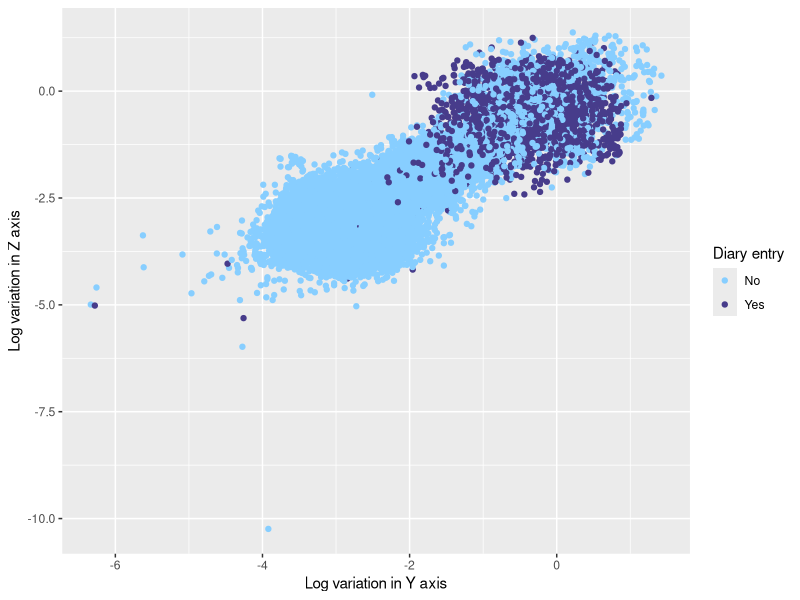
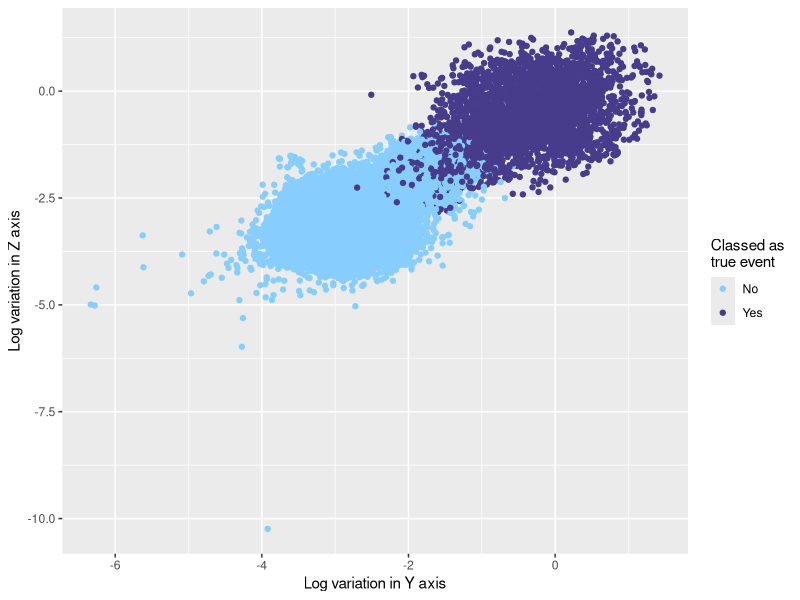
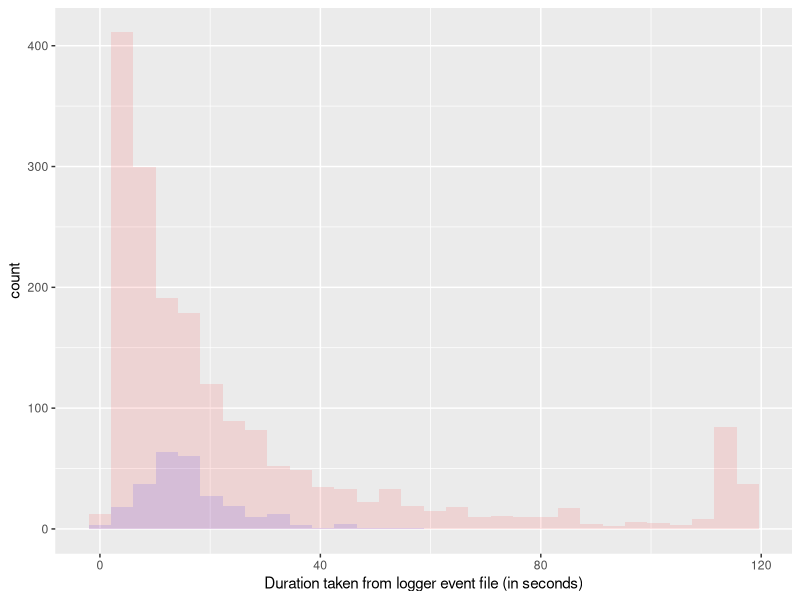
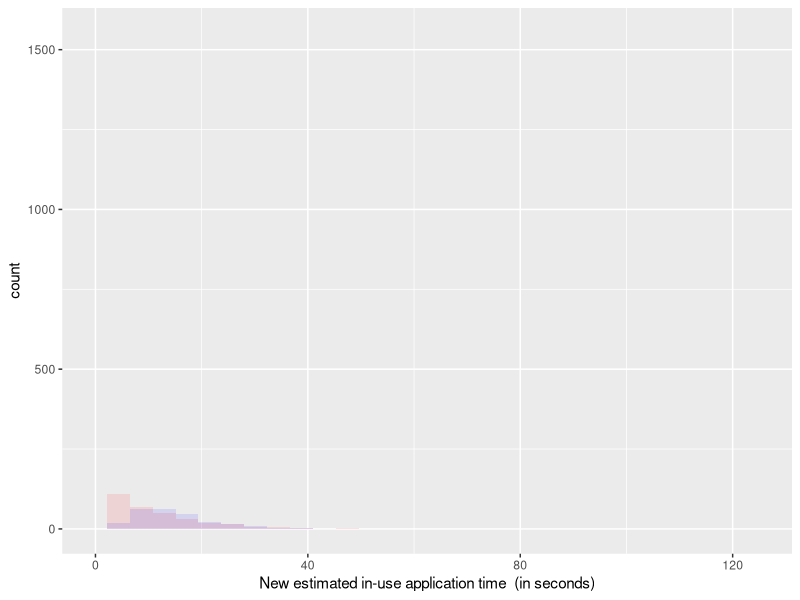
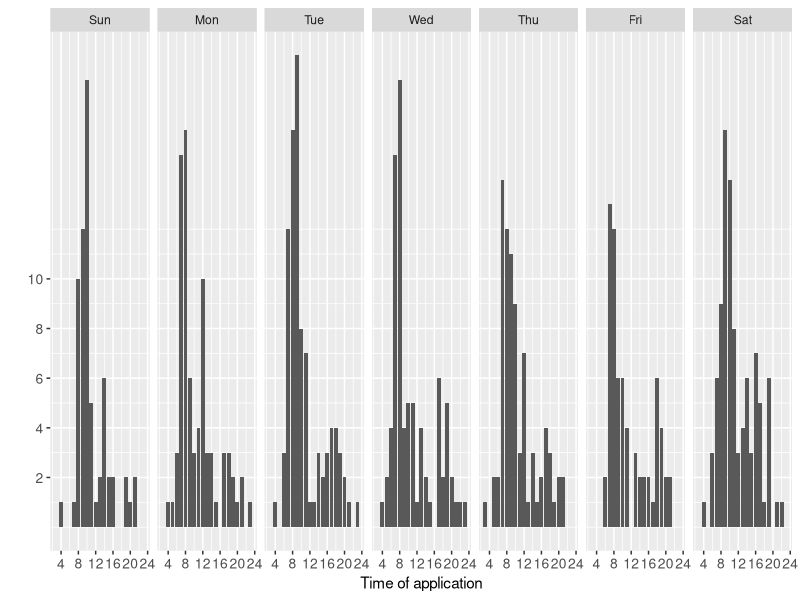

Reproduce these figures in R, in order.
## ---- chunk 1
library("ggplot2")
library("dplyr")
library("lubridate")
library("knitr")
data <- read.csv("derived_data/UK_Deo_Feats_Diary.csv")
## ---- chunk 2
data$Diary[data$Diary==2] <- 1
data$Diary <- factor(data$Diary)
levels(data$Diary) <- c("No", "Yes")

data  %>% 
    ggplot(aes(x = lvy, y = lvz, colour = factor(Diary))) +
    geom_point() +
    scale_colour_manual(values=c("skyblue1", "slateblue4"),
                        name = "Diary entry") +
    xlab("Log variation in Y axis") +
    ylab("Log variation in Z axis") 

## ---- chunk 3
k <- kmeans(data[,-6], 2)
if(sum(k$centers[1,]> k$centers[2,])<2)
  {k$cluster[k$cluster==1] <- "No"
   k$cluster[k$cluster==2] <- "Yes"
   }else{
   k$cluster[k$cluster==1] <-  "Yes"
   k$cluster[k$cluster==2] <-  "No"
   }

cbind(data, k$cluster)  %>% 
    ggplot(aes(x = lvy, y = lvz, colour = factor(k$cluster))) +
    geom_point() +
    scale_colour_manual(values=c("skyblue1", "slateblue4"), name = "Classed as\ntrue event") +
    xlab("Log variation in Y axis") +
    ylab("Log variation in Z axis") 

## ---- chunk 4
data <- read.csv("derived_data/all_events_corrected.csv")
data <- mutate(data, My_class = estDur > 0)
## ---- chunk 5
data %>%
  #filter(duration !=0) %>%
  ggplot(aes(x = duration)) +
   geom_histogram(data=subset(data, diary == 0),fill = "red", alpha = 0.1) +
    geom_histogram(data=subset(data, diary == 1),fill = "blue", alpha = 0.1) +
  xlab("Duration taken from logger event file (in seconds)") 


data %>%
 # filter(estDur != 0) %>%
  ggplot(aes(x = estDur)) +
   geom_histogram(data=subset(data, diary == 0),fill = "red", alpha = 0.1) +
    geom_histogram(data=subset(data, diary == 1),fill = "blue", alpha = 0.1)+
  xlab("New estimated in-use application time  (in seconds)") + xlim(0, 125) 
## ---- chunk 6

#data %>%
#  filter(estDur > 0)%>%
#  count(subjectid, Date) %>%
#  summarise(Avg_Num_Daily_Applications = mean(n)) %>%
#  round() %>%
  #ggplot(aes(x=Avg_Num_Daily_Applications)) + geom_histogram(binwidth=.5)
 # print.data.frame()

## ---- chunk 7
###Separate Date_Time into Date and Time
data <-
  data %>%
  mutate(Date = substr(eventtimes, 1, 10)) %>%
  mutate(Hour_Start = as.numeric(substr(eventtimes, 12,13))) %>%
  mutate(Day_of_Week = wday(dmy(Date), label = T))


data %>%
  filter(My_class == 1) %>%
  count(Hour_Start, Day_of_Week) %>%
  #ggplot(aes(x=factor(Hour_Start),y=n)) +
  ggplot(aes(x=Hour_Start,y=n)) +
  geom_bar(stat="identity") + 
  theme(axis.text=element_text(size=10)) +
  facet_wrap(~ Day_of_Week, nrow = 1) +
  scale_x_continuous(breaks=c(4, 8, 12, 16,20,24)) +
  scale_y_continuous(breaks=c(2, 4,6,8,10)) +
  ylab("")+
  xlab("Time of application")

#data %>%
#  filter(My_class == 1) %>%
#  count(Hour_Start, subjectid) %>%
  #ggplot(aes(x=factor(Hour_Start),y=n)) +
#  ggplot(aes(x=Hour_Start,y=n)) +
#  geom_bar(stat="identity") + 
#  theme(axis.text=element_text(size=10)) +
#  facet_wrap(~ subjectid) +
#  scale_x_continuous(breaks=c(4, 8, 12, 16,20,24)) +
#  scale_y_continuous(breaks=c(2, 4,6,8,10)) +
#  ylab("")+
#  xlab("Hour of application")
## ---- chunk 8

#data %>%
#  filter(My_class == 1) %>%
#  count(Day_of_Week, subjectid) %>%
#  ggplot(aes(x = factor(Day_of_Week), y = n)) +
#  geom_bar(stat = "identity") + 
#  theme(axis.text = element_text(size = 8),axis.text.x = element_text(angle = 90, hjust = 0, vjust = 0)) +
#  facet_wrap(~ subjectid)+
#  scale_y_continuous(breaks=c(2, 4, 6, 8, 10)) +
#  xlab("Day of Week")+
#  ylab("")
